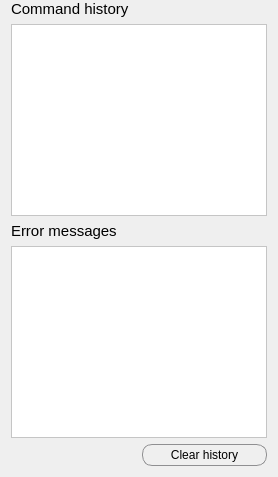
           <widget class="QWidget" name="tab_4">
            <attribute name="title">
             <string>History</string>
            </attribute>
            <layout class="QGridLayout" name="gridLayout_11">
             <property name="topMargin">
              <number>0</number>
             </property>
             <item row="10" column="2">
              <widget class="QPushButton" name="pushButton_cleanHistory">
               <property name="toolTip">
                <string>Saving history uses resources in your drive, /nyou can clean history by removing all the files in the history folder</string>
               </property>
               <property name="styleSheet">
                <string notr="true"> QPushButton {
     border: 1px solid #8f8f91;
     border-radius: 10px;
     height: 20px;
     background-color: qlineargradient(x1: 0, y1: 0, x2: 0, y2: 1,
                                       stop: 0 #f6f7fa, stop: 1 #dadbde);

 }


 QPushButton:focus:pressed {
     background-color: qlineargradient(x1: 0, y1: 0, x2: 0, y2: 1,
                                       stop: 0 #F0F0FF, stop: 1 #f6f7fa);
 }

 QPushButton:hover {
     background-color: qlineargradient(x1: 0, y1: 0, x2: 0, y2: 1,
                                       stop: 0 #f6f7fa, stop: 1 #F0F0FF);
 }

QPushButton:disabled{ background-color: #CCCCCC; }

 QPushButton:flat {
     border: none; /* no border for a flat push button */
 }

 QPushButton:default {
     border-color: navy; /* make the default button prominent */
 }</string>
               </property>
               <property name="text">
                <string>Clear history</string>
               </property>
              </widget>
             </item>
             <item row="9" column="1" colspan="2">
              <widget class="QTextEdit" name="textEdit_qcerr">
               <property name="maximumSize">
                <size>
                 <width>16777215</width>
                 <height>200</height>
                </size>
               </property>
               <property name="accessibleDescription">
                <string notr="true"/>
               </property>
               <property name="styleSheet">
                <string notr="true">background-color: rgb(255, 255, 255);
color: rgb(0, 0, 0);</string>
               </property>
               <property name="readOnly">
                <bool>true</bool>
               </property>
               <property name="html">
                <string>&lt;!DOCTYPE HTML PUBLIC &quot;-//W3C//DTD HTML 4.0//EN&quot; &quot;http://www.w3.org/TR/REC-html40/strict.dtd&quot;&gt;
&lt;html&gt;&lt;head&gt;&lt;meta name=&quot;qrichtext&quot; content=&quot;1&quot; /&gt;&lt;style type=&quot;text/css&quot;&gt;
p, li { white-space: pre-wrap; }
&lt;/style&gt;&lt;/head&gt;&lt;body style=&quot; font-family:'MS Shell Dlg 2'; font-size:7.8pt; font-weight:400; font-style:normal;&quot;&gt;
&lt;p style=&quot;-qt-paragraph-type:empty; margin-top:0px; margin-bottom:0px; margin-left:0px; margin-right:0px; -qt-block-indent:0; text-indent:0px; font-size:11pt;&quot;&gt;&lt;br /&gt;&lt;/p&gt;&lt;/body&gt;&lt;/html&gt;</string>
               </property>
              </widget>
             </item>
             <item row="4" column="1" colspan="2">
              <widget class="QLabel" name="label_22">
               <property name="maximumSize">
                <size>
                 <width>16777215</width>
                 <height>30</height>
                </size>
               </property>
               <property name="font">
                <font>
                 <pointsize>11</pointsize>
                </font>
               </property>
               <property name="styleSheet">
                <string notr="true"/>
               </property>
               <property name="text">
                <string>Command history</string>
               </property>
              </widget>
             </item>
             <item row="5" column="1" colspan="2">
              <widget class="QTextEdit" name="textEdit_qcout">
               <property name="accessibleDescription">
                <string notr="true"/>
               </property>
               <property name="styleSheet">
                <string notr="true">background-color: rgb(255, 255, 255);
color: rgb(0, 0, 0);</string>
               </property>
               <property name="readOnly">
                <bool>true</bool>
               </property>
               <property name="html">
                <string>&lt;!DOCTYPE HTML PUBLIC &quot;-//W3C//DTD HTML 4.0//EN&quot; &quot;http://www.w3.org/TR/REC-html40/strict.dtd&quot;&gt;
&lt;html&gt;&lt;head&gt;&lt;meta name=&quot;qrichtext&quot; content=&quot;1&quot; /&gt;&lt;style type=&quot;text/css&quot;&gt;
p, li { white-space: pre-wrap; }
&lt;/style&gt;&lt;/head&gt;&lt;body style=&quot; font-family:'MS Shell Dlg 2'; font-size:7.8pt; font-weight:400; font-style:normal;&quot;&gt;
&lt;p style=&quot;-qt-paragraph-type:empty; margin-top:0px; margin-bottom:0px; margin-left:0px; margin-right:0px; -qt-block-indent:0; text-indent:0px; font-size:8pt;&quot;&gt;&lt;br /&gt;&lt;/p&gt;&lt;/body&gt;&lt;/html&gt;</string>
               </property>
              </widget>
             </item>
             <item row="8" column="1" colspan="2">
              <widget class="QLabel" name="label_21">
               <property name="maximumSize">
                <size>
                 <width>16777215</width>
                 <height>30</height>
                </size>
               </property>
               <property name="font">
                <font>
                 <pointsize>11</pointsize>
                </font>
               </property>
               <property name="styleSheet">
                <string notr="true"/>
               </property>
               <property name="text">
                <string>Error messages</string>
               </property>
              </widget>
             </item>
            </layout>
           </widget>
